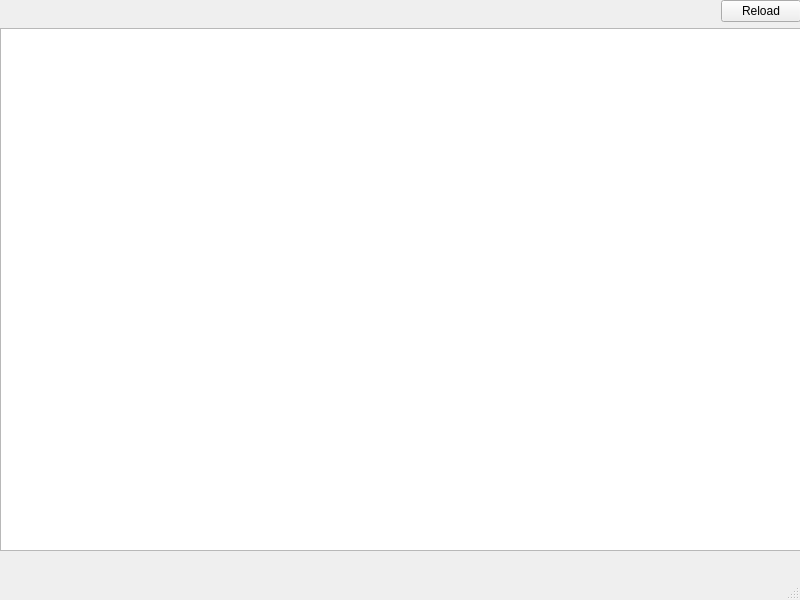
<?xml version="1.0" encoding="UTF-8"?>
<ui version="4.0">
 <class>MainWindow</class>
 <widget class="QMainWindow" name="MainWindow">
  <property name="geometry">
   <rect>
    <x>0</x>
    <y>0</y>
    <width>800</width>
    <height>600</height>
   </rect>
  </property>
  <property name="windowTitle">
   <string>MainWindow</string>
  </property>
  <widget class="QWidget" name="centralwidget">
   <widget class="QWidget" name="verticalLayoutWidget">
    <property name="geometry">
     <rect>
      <x>0</x>
      <y>0</y>
      <width>801</width>
      <height>551</height>
     </rect>
    </property>
    <layout class="QVBoxLayout" name="verticalLayout">
     <item>
      <layout class="QHBoxLayout" name="horizontalLayout">
       <item>
        <spacer name="horizontalSpacer">
         <property name="orientation">
          <enum>Qt::Horizontal</enum>
         </property>
         <property name="sizeHint" stdset="0">
          <size>
           <width>40</width>
           <height>20</height>
          </size>
         </property>
        </spacer>
       </item>
       <item>
        <widget class="QPushButton" name="pushButton">
         <property name="text">
          <string>Reload</string>
         </property>
         <property name="default">
          <bool>false</bool>
         </property>
         <property name="flat">
          <bool>false</bool>
         </property>
        </widget>
       </item>
      </layout>
     </item>
     <item>
      <widget class="QTableWidget" name="tableWidget"/>
     </item>
    </layout>
   </widget>
  </widget>
  <widget class="QMenuBar" name="menubar">
   <property name="geometry">
    <rect>
     <x>0</x>
     <y>0</y>
     <width>800</width>
     <height>22</height>
    </rect>
   </property>
  </widget>
  <widget class="QStatusBar" name="statusbar"/>
 </widget>
 <resources/>
 <connections/>
</ui>
